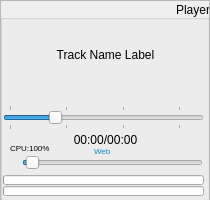
<?xml version="1.0" encoding="UTF-8"?>
<ui version="4.0">
 <class>Player2</class>
 <widget class="QDialog" name="Player2">
  <property name="geometry">
   <rect>
    <x>0</x>
    <y>0</y>
    <width>210</width>
    <height>200</height>
   </rect>
  </property>
  <property name="minimumSize">
   <size>
    <width>210</width>
    <height>189</height>
   </size>
  </property>
  <property name="maximumSize">
   <size>
    <width>210</width>
    <height>200</height>
   </size>
  </property>
  <property name="windowTitle">
   <string>Player</string>
  </property>
  <property name="windowIcon">
   <iconset resource="res.qrc">
    <normaloff>:/images/player.png</normaloff>:/images/player.png</iconset>
  </property>
  <property name="windowOpacity">
   <double>1.000000000000000</double>
  </property>
  <property name="sizeGripEnabled">
   <bool>false</bool>
  </property>
  <widget class="QLabel" name="Name">
   <property name="geometry">
    <rect>
     <x>10</x>
     <y>10</y>
     <width>191</width>
     <height>91</height>
    </rect>
   </property>
   <property name="text">
    <string>&lt;html&gt;&lt;head/&gt;&lt;body&gt;&lt;p align=&quot;center&quot;&gt;Track Name Label&lt;/p&gt;&lt;/body&gt;&lt;/html&gt;</string>
   </property>
   <property name="alignment">
    <set>Qt::AlignCenter</set>
   </property>
   <property name="wordWrap">
    <bool>true</bool>
   </property>
  </widget>
  <widget class="QProgressBar" name="v1">
   <property name="geometry">
    <rect>
     <x>3</x>
     <y>175</y>
     <width>201</width>
     <height>10</height>
    </rect>
   </property>
   <property name="maximumSize">
    <size>
     <width>16777215</width>
     <height>10</height>
    </size>
   </property>
   <property name="maximum">
    <number>32769</number>
   </property>
   <property name="value">
    <number>0</number>
   </property>
   <property name="alignment">
    <set>Qt::AlignLeading|Qt::AlignLeft|Qt::AlignVCenter</set>
   </property>
   <property name="textVisible">
    <bool>false</bool>
   </property>
   <property name="orientation">
    <enum>Qt::Horizontal</enum>
   </property>
  </widget>
  <widget class="QProgressBar" name="v2">
   <property name="geometry">
    <rect>
     <x>3</x>
     <y>186</y>
     <width>201</width>
     <height>10</height>
    </rect>
   </property>
   <property name="maximumSize">
    <size>
     <width>16777215</width>
     <height>10</height>
    </size>
   </property>
   <property name="maximum">
    <number>32768</number>
   </property>
   <property name="value">
    <number>24</number>
   </property>
   <property name="alignment">
    <set>Qt::AlignLeading|Qt::AlignLeft|Qt::AlignVCenter</set>
   </property>
   <property name="textVisible">
    <bool>false</bool>
   </property>
   <property name="orientation">
    <enum>Qt::Horizontal</enum>
   </property>
  </widget>
  <widget class="QLabel" name="Time">
   <property name="geometry">
    <rect>
     <x>10</x>
     <y>130</y>
     <width>191</width>
     <height>20</height>
    </rect>
   </property>
   <property name="text">
    <string>00:00/00:00</string>
   </property>
   <property name="textFormat">
    <enum>Qt::PlainText</enum>
   </property>
   <property name="alignment">
    <set>Qt::AlignCenter</set>
   </property>
  </widget>
  <widget class="QSlider" name="trackPos">
   <property name="geometry">
    <rect>
     <x>3</x>
     <y>105</y>
     <width>201</width>
     <height>25</height>
    </rect>
   </property>
   <property name="value">
    <number>24</number>
   </property>
   <property name="tracking">
    <bool>true</bool>
   </property>
   <property name="orientation">
    <enum>Qt::Horizontal</enum>
   </property>
   <property name="invertedAppearance">
    <bool>false</bool>
   </property>
   <property name="invertedControls">
    <bool>true</bool>
   </property>
   <property name="tickPosition">
    <enum>QSlider::TicksBothSides</enum>
   </property>
   <property name="tickInterval">
    <number>30</number>
   </property>
  </widget>
  <widget class="QSlider" name="volume">
   <property name="geometry">
    <rect>
     <x>22</x>
     <y>150</y>
     <width>181</width>
     <height>25</height>
    </rect>
   </property>
   <property name="minimum">
    <number>-2</number>
   </property>
   <property name="maximum">
    <number>100</number>
   </property>
   <property name="orientation">
    <enum>Qt::Horizontal</enum>
   </property>
   <property name="tickPosition">
    <enum>QSlider::NoTicks</enum>
   </property>
  </widget>
  <widget class="QLabel" name="label">
   <property name="geometry">
    <rect>
     <x>6</x>
     <y>155</y>
     <width>16</width>
     <height>16</height>
    </rect>
   </property>
   <property name="text">
    <string/>
   </property>
   <property name="pixmap">
    <pixmap resource="res.qrc">:/images/volume.png</pixmap>
   </property>
  </widget>
  <widget class="QLabel" name="web">
   <property name="geometry">
    <rect>
     <x>94</x>
     <y>143</y>
     <width>21</width>
     <height>16</height>
    </rect>
   </property>
   <property name="text">
    <string>&lt;html&gt;&lt;head/&gt;&lt;body&gt;&lt;p&gt;&lt;span style=&quot; font-size:6pt; color:#088bc3;&quot;&gt;Web&lt;/span&gt;&lt;/p&gt;&lt;/body&gt;&lt;/html&gt;</string>
   </property>
  </widget>
  <widget class="QGroupBox" name="title">
   <property name="geometry">
    <rect>
     <x>0</x>
     <y>0</y>
     <width>210</width>
     <height>201</height>
    </rect>
   </property>
   <property name="title">
    <string>Player</string>
   </property>
   <property name="alignment">
    <set>Qt::AlignBottom|Qt::AlignRight|Qt::AlignTrailing</set>
   </property>
   <widget class="QFrame" name="frame">
    <property name="geometry">
     <rect>
      <x>0</x>
      <y>0</y>
      <width>210</width>
      <height>201</height>
     </rect>
    </property>
    <property name="frameShape">
     <enum>QFrame::StyledPanel</enum>
    </property>
    <property name="frameShadow">
     <enum>QFrame::Raised</enum>
    </property>
   </widget>
  </widget>
  <widget class="QLabel" name="cpu">
   <property name="geometry">
    <rect>
     <x>10</x>
     <y>140</y>
     <width>41</width>
     <height>16</height>
    </rect>
   </property>
   <property name="text">
    <string>&lt;html&gt;&lt;head/&gt;&lt;body&gt;&lt;p&gt;&lt;span style=&quot; font-size:6pt;&quot;&gt;CPU:100%&lt;/span&gt;&lt;/p&gt;&lt;/body&gt;&lt;/html&gt;</string>
   </property>
  </widget>
  <widget class="QLabel" name="playing">
   <property name="geometry">
    <rect>
     <x>165</x>
     <y>17</y>
     <width>31</width>
     <height>21</height>
    </rect>
   </property>
   <property name="text">
    <string/>
   </property>
   <property name="pixmap">
    <pixmap resource="res.qrc">:/images/playing.png</pixmap>
   </property>
  </widget>
  <widget class="QLabel" name="stopped">
   <property name="geometry">
    <rect>
     <x>180</x>
     <y>17</y>
     <width>16</width>
     <height>16</height>
    </rect>
   </property>
   <property name="text">
    <string/>
   </property>
   <property name="pixmap">
    <pixmap resource="res.qrc">:/images/stopped.png</pixmap>
   </property>
  </widget>
  <zorder>title</zorder>
  <zorder>Name</zorder>
  <zorder>v1</zorder>
  <zorder>v2</zorder>
  <zorder>Time</zorder>
  <zorder>trackPos</zorder>
  <zorder>volume</zorder>
  <zorder>label</zorder>
  <zorder>web</zorder>
  <zorder>cpu</zorder>
  <zorder>playing</zorder>
  <zorder>stopped</zorder>
 </widget>
 <resources>
  <include location="res.qrc"/>
 </resources>
 <connections/>
</ui>
